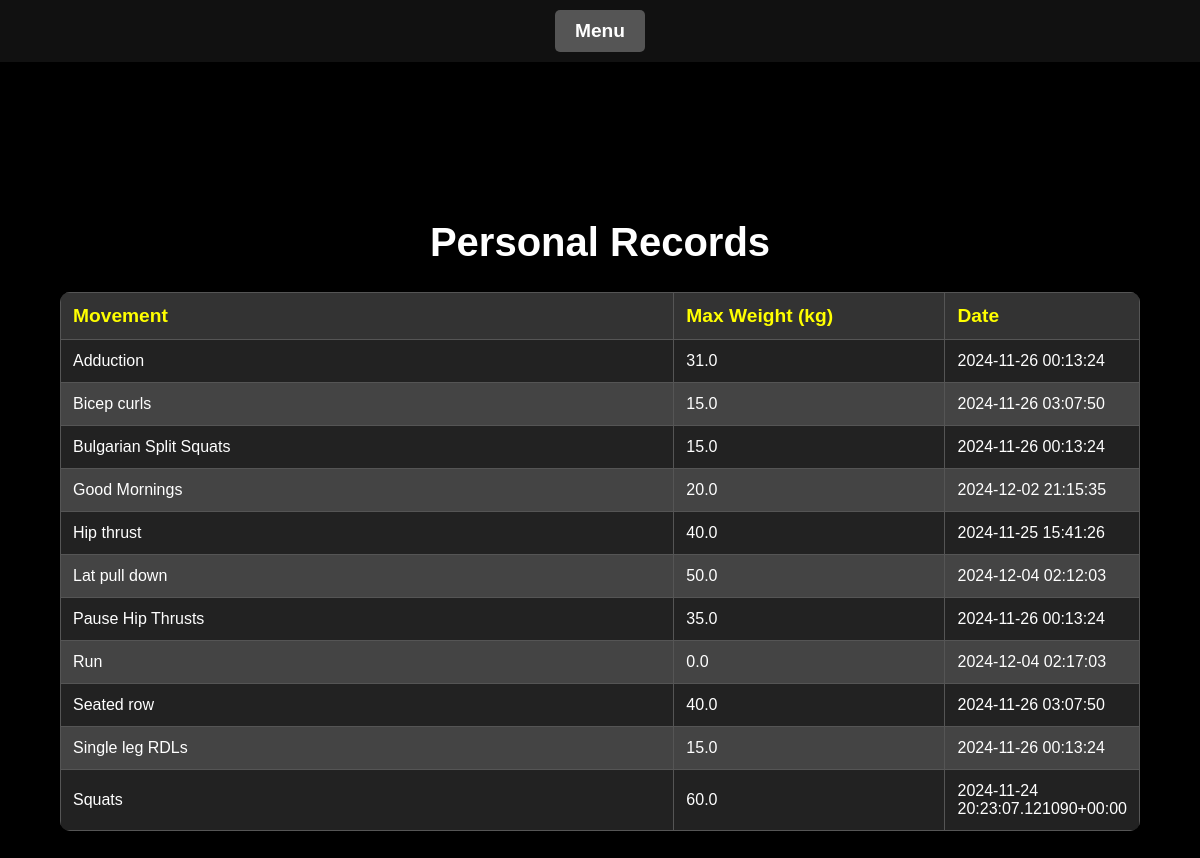
The page /personal-records on the database its author committed.
### tables this page shows
CREATE TABLE workouts (
                    id INTEGER PRIMARY KEY AUTOINCREMENT,
                    movement TEXT NOT NULL,
                    sets INTEGER NOT NULL,
                    reps INTEGER NOT NULL,
                    weight REAL NOT NULL,
                    date TIMESTAMP DEFAULT CURRENT_TIMESTAMP
                , duration INTEGER, distance REAL, notes TEXT, workout_id INTEGER);

### app.py (the view)
@app.route('/personal-records')
def personal_records():
    try:
        conn = sqlite3.connect('gym.db', check_same_thread=False)
        c = conn.cursor()
        c.execute("""
            SELECT movement, MAX(weight) AS max_weight, date
            FROM workouts
            WHERE weight IS NOT NULL
            GROUP BY movement
        """)
        personal_records = c.fetchall()
    finally:
        conn.close()
    return render_template('personal_records.html', records=personal_records)

### templates/personal_records.html (shortened to what this page needs)
<!DOCTYPE html>
<html lang="en">
<head>
    <link rel="stylesheet" href="/static/css/style.css">
</head>
<body>
    <nav class="navbar">
        <div class="dropdown">
            <button class="dropbtn">Menu</button>
        </div>
    </nav>
    <div class="section">
        <h1>Personal Records</h1>
        <table class="log-table">
            <thead>
                <tr>
                    <th>Movement</th>
                    <th>Max Weight (kg)</th>
                    <th>Date</th>
                </tr>
            </thead>
            <tbody>
                {% for record in records %}
                <tr>
                    <td>{{ record[0] }}</td>
                    <td>{{ record[1] }}</td>
                    <td>{{ record[2] }}</td>
                </tr>
                {% endfor %}
            </tbody>
        </table>
    </div>
</body>
</html>

### static/css/style.css (style rules this page uses)
body { margin: 0; padding: 0; font-family: Arial, Helvetica, sans-serif; background-color: #000; color: #fff; background-size: cover; background-position: center; }
.section { height: 100vh; display: flex; flex-direction: column; justify-content: center; align-items: center; background-color: #000; }
h1 { font-size: 2.5em; text-align: center; color: #fff; }
.navbar { background-color: #111; padding: 10px 0; text-align: center; position: sticky; top: 0; width: 100%; z-index: 1000; box-shadow: 0px 2px 5px rgba(0, 0, 0, 0.5); }
table { width: 90%; margin: 20px auto; border-collapse: collapse; background: #222; color: #fff; border-radius: 8px; overflow: hidden; }
table th, table td { padding: 12px; border: 1px solid #555; text-align: center; }
table th { background-color: #333; color: #FFFF00; }
table td { background-color: #222; }
table tr:nth-child(even) td { background-color: #444; }
.log-table { margin: 0 auto; width: 50%; border-collapse: collapse; background-color: #222; color: white; border-radius: 10px; overflow: hidden; }
.log-table th, .log-table td { padding: 12px; border: 1px solid #555; text-align: left; vertical-align: middle; }
.log-table th { background-color: #333; font-weight: bold; color: #FFFF00; width: 30%; }
.log-table td { width: 70%; }
.dropdown { position: relative; display: inline-block; text-align: center; }
.dropbtn { background-color: #555; color: white; font-size: 1.2em; font-weight: bold; padding: 10px 20px; border: none; border-radius: 5px; cursor: pointer; transition: background-color 0.3s ease; }
table th, table td { padding: 12px; border: 1px solid #555; text-align: center; font-family: inherit; }
table th { background-color: #333; color: #FFFF00; font-weight: bold; }
.log-table { margin: 0 auto; width: 90%; border-collapse: collapse; border-radius: 10px; overflow: hidden; }
.log-table th { background-color: #333; color: #FFFF00; font-size: 1.2em; }
.log-table td { background-color: #222; color: #fff; }
.section { padding-top: 50px; }

### rows shown on the page
workouts: movement "Adduction", weight "31.0", date "2024-11-26 00:13:24"
workouts: movement "Bulgarian Split Squats", weight "15.0", date "2024-11-26 00:13:24"
workouts: movement "Good Mornings", weight "20.0", date "2024-12-02 21:15:35"
workouts: movement "Hip thrust", weight "40.0", date "2024-11-25 15:41:26"
workouts: movement "Lat pull down", weight "50.0", date "2024-12-04 02:12:03"
workouts: movement "Pause Hip Thrusts", weight "35.0", date "2024-11-26 00:13:24"
workouts: movement "Run", weight "0.0", date "2024-12-04 02:17:03"
workouts: movement "Seated row", weight "40.0", date "2024-11-26 03:07:50"
workouts: movement "Single leg RDLs", weight "15.0", date "2024-11-26 00:13:24"
workouts: movement "Squats", weight "60.0", date "2024-11-24 20:23:07.121090+00:00"

### other values the page prints
{{ record[0] }} "Bicep curls"
{{ record[1] }} "15.0"
{{ record[2] }} "2024-11-26 03:07:50"
